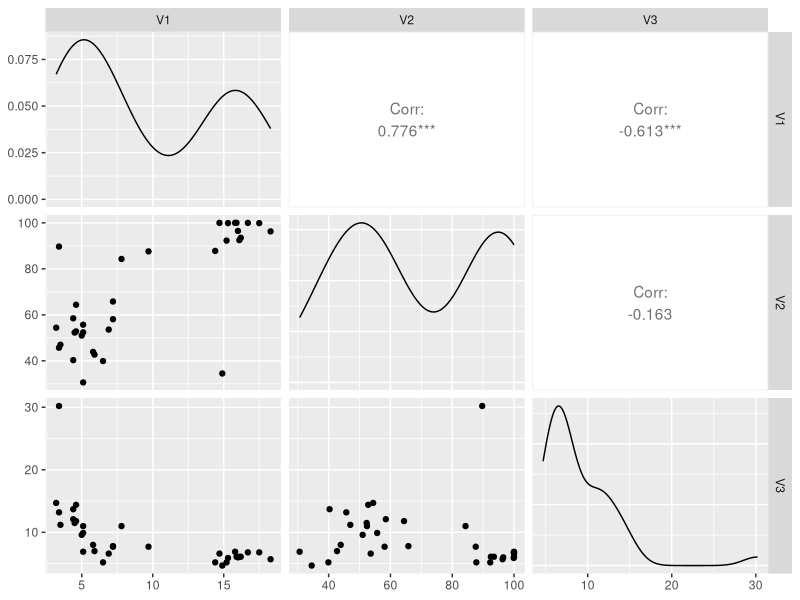

Here is the R script that generated this plot:
## ---- chunk 1
datos<-read.table("datos/acciones.txt")
n=dim(datos)[1]
n
## ---- chunk 2
library(GGally)
ggpairs(datos)
## ---- chunk 3
S0=round(((n-1)/n)*cov(datos),2)
S0
## ---- chunk 4
datos_l=log(datos)
S=round(((n-1)/n)*cov(datos_l),2)
S
## ---- chunk 5
library(polynom)
p=polynomial(coef=c(0.00038,-0.0628,0.64,-1))
raices=round(solve(p),3)
